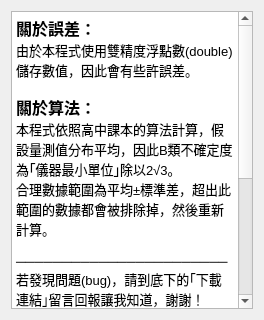
<?xml version="1.0" encoding="UTF-8"?>
<ui version="4.0">
 <class>Frame</class>
 <widget class="QFrame" name="Frame">
  <property name="geometry">
   <rect>
    <x>0</x>
    <y>0</y>
    <width>264</width>
    <height>320</height>
   </rect>
  </property>
  <property name="windowTitle">
   <string>Frame</string>
  </property>
  <layout class="QGridLayout" name="gridLayout_2">
   <item row="0" column="0">
    <layout class="QGridLayout" name="gridLayout">
     <item row="0" column="0">
      <widget class="QTextBrowser" name="textBrowser">
       <property name="readOnly">
        <bool>true</bool>
       </property>
       <property name="html">
        <string>&lt;!DOCTYPE HTML PUBLIC &quot;-//W3C//DTD HTML 4.0//EN&quot; &quot;http://www.w3.org/TR/REC-html40/strict.dtd&quot;&gt;
&lt;html&gt;&lt;head&gt;&lt;meta name=&quot;qrichtext&quot; content=&quot;1&quot; /&gt;&lt;style type=&quot;text/css&quot;&gt;
p, li { white-space: pre-wrap; }
&lt;/style&gt;&lt;/head&gt;&lt;body style=&quot; font-family:'PMingLiU'; font-size:9pt; font-weight:400; font-style:normal;&quot;&gt;
&lt;p style=&quot; margin-top:0px; margin-bottom:0px; margin-left:0px; margin-right:0px; -qt-block-indent:0; text-indent:0px;&quot;&gt;&lt;span style=&quot; font-family:'DFKai-SB'; font-size:12pt; font-weight:600;&quot;&gt;關於誤差：&lt;/span&gt;&lt;/p&gt;
&lt;p style=&quot; margin-top:0px; margin-bottom:0px; margin-left:0px; margin-right:0px; -qt-block-indent:0; text-indent:0px;&quot;&gt;&lt;span style=&quot; font-family:'Microsoft JhengHei','Segoe UI','PMingLiU'; font-size:10pt;&quot;&gt;由於本程式使用雙精度浮點數(double)儲存數值，因此會有些許誤差。&lt;/span&gt;&lt;/p&gt;
&lt;p style=&quot;-qt-paragraph-type:empty; margin-top:0px; margin-bottom:0px; margin-left:0px; margin-right:0px; -qt-block-indent:0; text-indent:0px; font-family:'Microsoft JhengHei','Segoe UI','PMingLiU'; font-size:10pt;&quot;&gt;&lt;br /&gt;&lt;/p&gt;
&lt;p style=&quot; margin-top:0px; margin-bottom:0px; margin-left:0px; margin-right:0px; -qt-block-indent:0; text-indent:0px;&quot;&gt;&lt;span style=&quot; font-family:'DFKai-SB'; font-size:12pt; font-weight:600;&quot;&gt;關於算法：&lt;/span&gt;&lt;/p&gt;
&lt;p style=&quot; margin-top:0px; margin-bottom:0px; margin-left:0px; margin-right:0px; -qt-block-indent:0; text-indent:0px;&quot;&gt;&lt;span style=&quot; font-family:'Microsoft JhengHei','Segoe UI','PMingLiU'; font-size:10pt; color:#000000;&quot;&gt;本程式依照高中課本的算法計算，假設量測值分布平均，因此B類不確定度為｢儀器最小單位｣除以2√3。&lt;/span&gt;&lt;/p&gt;
&lt;p style=&quot; margin-top:0px; margin-bottom:0px; margin-left:0px; margin-right:0px; -qt-block-indent:0; text-indent:0px;&quot;&gt;&lt;span style=&quot; font-family:'Microsoft JhengHei','Segoe UI','PMingLiU'; font-size:10pt; color:#000000;&quot;&gt;合理數據範圍為平均±標準差，超出此範圍的數據都會被排除掉，然後重新計算。&lt;/span&gt;&lt;/p&gt;
&lt;p style=&quot;-qt-paragraph-type:empty; margin-top:0px; margin-bottom:0px; margin-left:0px; margin-right:0px; -qt-block-indent:0; text-indent:0px; font-family:'Microsoft JhengHei','Segoe UI','PMingLiU'; font-size:10pt; color:#000000;&quot;&gt;&lt;br /&gt;&lt;/p&gt;
&lt;p style=&quot; margin-top:0px; margin-bottom:0px; margin-left:0px; margin-right:0px; -qt-block-indent:0; text-indent:0px;&quot;&gt;&lt;span style=&quot; font-family:'Microsoft JhengHei','Segoe UI','PMingLiU'; font-size:10pt; color:#000000;&quot;&gt;───────────────────────&lt;/span&gt;&lt;/p&gt;
&lt;p style=&quot; margin-top:0px; margin-bottom:0px; margin-left:0px; margin-right:0px; -qt-block-indent:0; text-indent:0px;&quot;&gt;&lt;span style=&quot; font-family:'Microsoft JhengHei','Segoe UI','PMingLiU'; font-size:10pt;&quot;&gt;若發現問題(bug)，請到底下的｢下載連結｣留言回報讓我知道，謝謝！&lt;/span&gt;&lt;/p&gt;
&lt;p style=&quot;-qt-paragraph-type:empty; margin-top:0px; margin-bottom:0px; margin-left:0px; margin-right:0px; -qt-block-indent:0; text-indent:0px; font-family:'Microsoft JhengHei','Segoe UI','PMingLiU'; font-size:10pt; color:#000000;&quot;&gt;&lt;br /&gt;&lt;/p&gt;
&lt;p style=&quot; margin-top:0px; margin-bottom:0px; margin-left:0px; margin-right:0px; -qt-block-indent:0; text-indent:0px;&quot;&gt;&lt;span style=&quot; font-family:'DFKai-SB'; font-size:12pt; font-weight:600;&quot;&gt;關於本程式：&lt;/span&gt;&lt;/p&gt;
&lt;p style=&quot;-qt-paragraph-type:empty; margin-top:0px; margin-bottom:0px; margin-left:0px; margin-right:0px; -qt-block-indent:0; text-indent:0px; font-family:'Microsoft JhengHei','Segoe UI','PMingLiU'; font-size:10pt; font-weight:600; color:#000000;&quot;&gt;&lt;br /&gt;&lt;/p&gt;
&lt;p style=&quot; margin-top:0px; margin-bottom:0px; margin-left:0px; margin-right:0px; -qt-block-indent:0; text-indent:0px;&quot;&gt;&lt;span style=&quot; font-family:'Microsoft JhengHei','Segoe UI','PMingLiU'; font-size:10pt;&quot;&gt;版本：1.3&lt;/span&gt;&lt;/p&gt;
&lt;p style=&quot;-qt-paragraph-type:empty; margin-top:0px; margin-bottom:0px; margin-left:0px; margin-right:0px; -qt-block-indent:0; text-indent:0px; font-family:'Microsoft JhengHei','Segoe UI','PMingLiU'; font-size:10pt; font-weight:600; color:#000000;&quot;&gt;&lt;br /&gt;&lt;/p&gt;
&lt;p style=&quot; margin-top:0px; margin-bottom:0px; margin-left:0px; margin-right:0px; -qt-block-indent:0; text-indent:0px;&quot;&gt;&lt;span style=&quot; font-family:'Microsoft JhengHei','Segoe UI','PMingLiU'; font-size:10pt; color:#000000;&quot;&gt;下載連結：&lt;/span&gt;&lt;/p&gt;
&lt;p style=&quot; margin-top:0px; margin-bottom:0px; margin-left:0px; margin-right:0px; -qt-block-indent:0; text-indent:0px;&quot;&gt;&lt;a href=&quot;https://goodbunbunblog.blogspot.com/2020/11/ECalculator.html&quot;&gt;&lt;span style=&quot; font-family:'Microsoft JhengHei','Segoe UI','PMingLiU'; font-size:10pt; text-decoration: underline; color:#0000ff;&quot;&gt;https://goodbunbunblog.blogspot.com/2020/11/ECalculator.html&lt;/span&gt;&lt;/a&gt;&lt;/p&gt;
&lt;p style=&quot;-qt-paragraph-type:empty; margin-top:0px; margin-bottom:0px; margin-left:0px; margin-right:0px; -qt-block-indent:0; text-indent:0px; font-family:'Microsoft JhengHei','Segoe UI','PMingLiU'; font-size:10pt; text-decoration: underline; color:#0000ff;&quot;&gt;&lt;br /&gt;&lt;/p&gt;
&lt;p style=&quot; margin-top:0px; margin-bottom:0px; margin-left:0px; margin-right:0px; -qt-block-indent:0; text-indent:0px;&quot;&gt;&lt;span style=&quot; font-family:'Microsoft JhengHei','Segoe UI','PMingLiU'; font-size:10pt; color:#000000;&quot;&gt;作者：&lt;/span&gt;&lt;a href=&quot;https://goodbunbunblog.blogspot.com/&quot;&gt;&lt;span style=&quot; font-family:'Microsoft JhengHei','Segoe UI','PMingLiU'; font-size:10pt; text-decoration: underline; color:#0000ff;&quot;&gt;Goodbunbun Clownfish&lt;/span&gt;&lt;/a&gt;&lt;/p&gt;
&lt;p style=&quot;-qt-paragraph-type:empty; margin-top:0px; margin-bottom:0px; margin-left:0px; margin-right:0px; -qt-block-indent:0; text-indent:0px; font-family:'Microsoft JhengHei','Segoe UI','PMingLiU'; font-size:10pt; text-decoration: underline; color:#0000ff;&quot;&gt;&lt;br /&gt;&lt;/p&gt;
&lt;p style=&quot; margin-top:0px; margin-bottom:0px; margin-left:0px; margin-right:0px; -qt-block-indent:0; text-indent:0px;&quot;&gt;&lt;span style=&quot; font-family:'Microsoft JhengHei','Segoe UI','PMingLiU'; font-size:10pt; color:#000000;&quot;&gt;Made by &lt;/span&gt;&lt;a href=&quot;https://www.qt.io/&quot;&gt;&lt;span style=&quot; font-family:'Microsoft JhengHei','Segoe UI','PMingLiU'; font-size:10pt; text-decoration: underline; color:#0000ff;&quot;&gt;Qt&lt;/span&gt;&lt;/a&gt;&lt;span style=&quot; font-family:'Microsoft JhengHei','Segoe UI','PMingLiU'; font-size:10pt; color:#000000;&quot;&gt;  (Use C++)&lt;/span&gt;&lt;/p&gt;&lt;/body&gt;&lt;/html&gt;</string>
       </property>
       <property name="openExternalLinks">
        <bool>true</bool>
       </property>
      </widget>
     </item>
    </layout>
   </item>
  </layout>
 </widget>
 <resources/>
 <connections/>
</ui>
